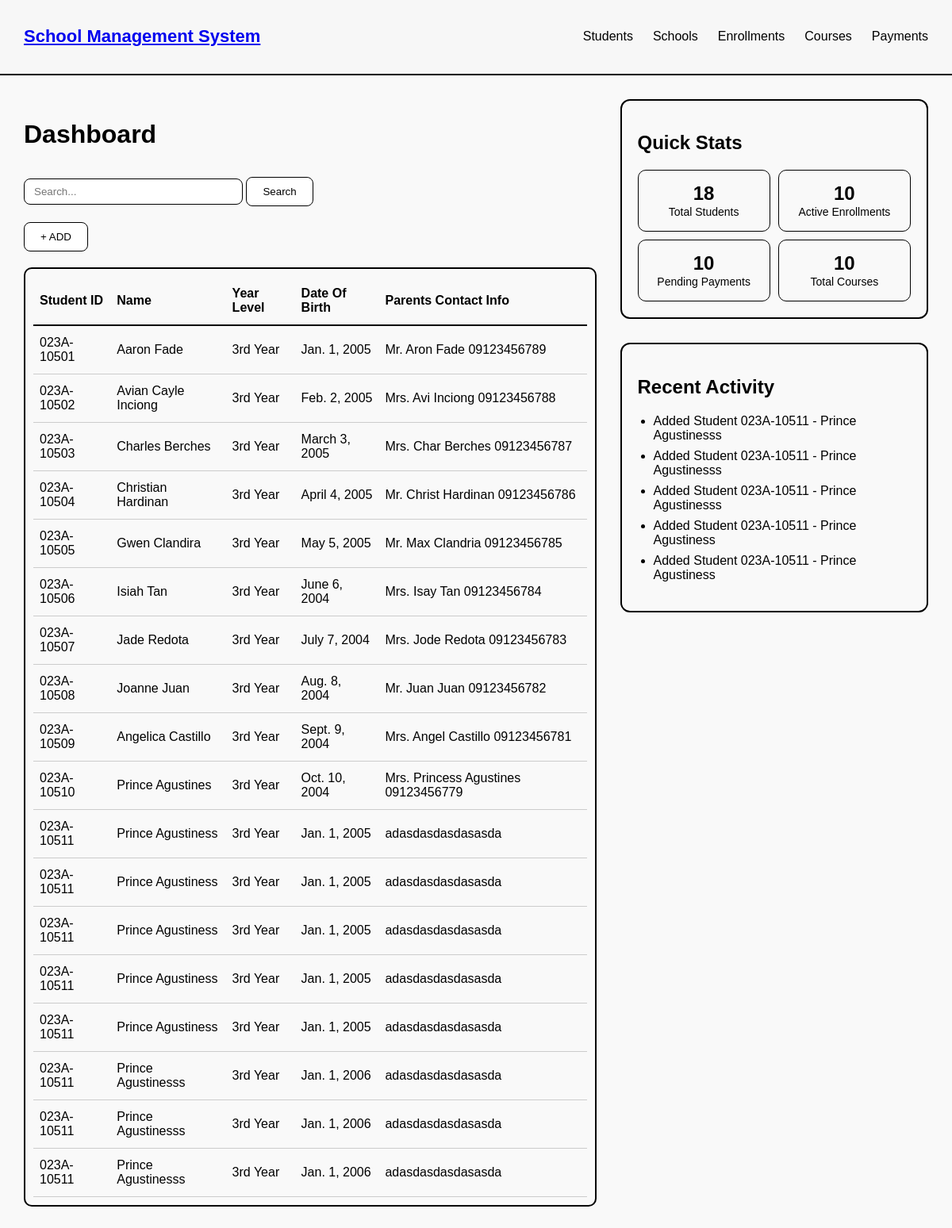
/dashboard/, run on the app's committed database.
### online_enrollment/models.py (models this page shows, shortened)
class Student(models.Model):
    student_ID = models.CharField(max_length=10)
    name = models.CharField(max_length=100)
    year_level = models.CharField(max_length=8)
    date_of_birth = models.DateField()
    parents_contact_info = models.CharField(max_length=100)

### online_enrollment/views.py (the view)
# urls.py: path('dashboard/', views.dashboard, name='dashboard'),
def dashboard(request):
    query = request.GET.get('search', '')  # Get the search query from the request
    if query:
        studInfo = Student.objects.filter(name__icontains=query).values()  # Filter students by name
    else:
        studInfo = Student.objects.all().values()  # Fetch all students if no query
    total_students = Student.objects.count()
    total_enrollments = Enrollment.objects.count()
    total_courses = Course.objects.count()
    total_payments = TuitionPayment.objects.count()
    recent_students = Student.objects.order_by('-id')[:5]
    return render(request, 'dashboard.html', {
        'students': studInfo,
        'total_students': total_students,
        'total_enrollments': total_enrollments,
        'total_courses': total_courses,
        'total_payments': total_payments,
        'recent_students': recent_students,
    })

### online_enrollment/templates/dashboard.html (shortened to what this page needs)
{% load static %}
<!DOCTYPE html>
<html lang="en">
<head>
    <link rel="stylesheet" href="{% static 'dashboardstyle.css' %}">
</head>
<body>
    {% block content %}
    <nav class="navbar">
        <h2 class="logo"><a href="/dashboard">School Management System</h2>
        <ul class="nav-links">
            <li><a href="/student">Students</a></li>
            <li><a href="/school">Schools</a></li>
            <li><a href="/enrollment">Enrollments</a></li>
            <li><a href="/course">Courses</a></li>
            <li><a href="/tuitionPayment">Payments</a></li>
        </ul>
    </nav>
    <div class="container">
        <section class="left-panel">
            <h1>Dashboard</h1>
            <form method="GET" action="{% url 'dashboard' %}">
                <input type="text" name="search" class="search-bar" placeholder="Search..." value="{{ request.GET.search }}">
                <button type="submit" class="add-btn">Search</button>
            </form>
            <button class="add-btn" onclick="window.location.href='{% url 'Studentform' %}'">+ ADD</button>
            <div class="table-box">
                <table>
                    <thead>
                        <tr>
                            <th>Student ID</th>
                            <th>Name</th>
                            <th>Year Level</th>
                            <th>Date Of Birth</th>
                            <th>Parents Contact Info</th>
                        </tr>
                    </thead>
                    <tbody>
                        {% for x in students %}
                        <tr>
                            <td>{{ x.student_ID }}</td>
                            <td>{{ x.name }}</td>
                            <td>{{ x.year_level }}</td>
                            <td>{{ x.date_of_birth }}</td>
                            <td>{{ x.parents_contact_info }}</td>
                        </tr>
                        {% endfor %}
                    </tbody>
                </table>
            </div>
        </section>
        <section class="right-panel">
            <div class="quick-stats">
                <h2>Quick Stats</h2>
                <div class="stats-grid">
                    <div class="stat-box">
                        <span class="number">{{ total_students }}</span>
                        <span class="label">Total Students</span>
                    </div>
                    <div class="stat-box">
                        <span class="number">{{ total_enrollments }}</span>
                        <span class="label">Active Enrollments</span>
                    </div>
                    <div class="stat-box">
                        <span class="number">{{ total_payments }}</span>
                        <span class="label">Pending Payments</span>
                    </div>
                    <div class="stat-box">
                        <span class="number">{{ total_courses }}</span>
                        <span class="label">Total Courses</span>
                    </div>
                </div>
            </div>
            <div class="recent-activity">
                <h2>Recent Activity</h2>
                <ul>
                    {% for student in recent_students %}
                    <li>Added Student {{ student.student_ID }} - {{ student.name }}</li>
                    {% endfor %}
                </ul>
            </div>
        </section>
    </div>
    {% endblock %}
</body>
</html>

### online_enrollment/static/dashboardstyle.css (style rules this page uses)
body { margin: 0; font-family: Arial, sans-serif; background: #f9f9f9; }
.navbar { display: flex; justify-content: space-between; align-items: center; padding: 15px 30px; border-bottom: 2px solid #000; background: #f7f7f7; }
.logo { font-size: 22px; font-weight: bold; }
.nav-links { list-style: none; display: flex; gap: 25px; }
.nav-links li a { text-decoration: none; color: #000; font-weight: 500; }
.container { display: flex; padding: 30px; }
.left-panel { width: 65%; }
h1 { font-size: 32px; }
.search-bar { padding: 8px 12px; width: 250px; margin: 10px 0; border: 1px solid #000; border-radius: 8px; }
.add-btn { padding: 10px 20px; margin-bottom: 20px; background: #fff; border: 1px solid #000; border-radius: 8px; cursor: pointer; }
.table-box { border: 2px solid #000; border-radius: 10px; padding: 10px; overflow-x: auto; }
table { width: 100%; border-collapse: collapse; }
table th, table td { padding: 12px 8px; border-bottom: 1px solid #ccc; text-align: left; }
table th { border-bottom: 2px solid #000; }
.right-panel { width: 35%; padding-left: 30px; }
.quick-stats { border: 2px solid #000; padding: 20px; border-radius: 12px; margin-bottom: 30px; }
.stats-grid { display: grid; grid-template-columns: repeat(2, 1fr); gap: 10px; margin-top: 20px; }
.stat-box { border: 1px solid #000; border-radius: 10px; padding: 15px; text-align: center; }
.stat-box .number { font-size: 24px; font-weight: bold; display: block; }
.stat-box .label { font-size: 14px; }
.recent-activity { border: 2px solid #000; padding: 20px; border-radius: 12px; }
.recent-activity ul { margin-top: 10px; padding-left: 20px; }
.recent-activity li { margin-bottom: 8px; }

### data on the page
Student: student_ID "023A-10501", name "Aaron Fade", year_level "3rd Year", date_of_birth "Jan. 1, 2005", parents_contact_info "Mr. Aron Fade 09123456789"
Student: student_ID "023A-10502", name "Avian Cayle Inciong", year_level "3rd Year", date_of_birth "Feb. 2, 2005", parents_contact_info "Mrs. Avi Inciong 09123456788"
Student: student_ID "023A-10503", name "Charles Berches", year_level "3rd Year", date_of_birth "March 3, 2005", parents_contact_info "Mrs. Char Berches 09123456787"
Student: student_ID "023A-10504", name "Christian Hardinan", year_level "3rd Year", date_of_birth "April 4, 2005", parents_contact_info "Mr. Christ Hardinan 09123456786"
Student: student_ID "023A-10505", name "Gwen Clandira", year_level "3rd Year", date_of_birth "May 5, 2005", parents_contact_info "Mr. Max Clandria 09123456785"
Student: student_ID "023A-10506", name "Isiah Tan", year_level "3rd Year", date_of_birth "June 6, 2004", parents_contact_info "Mrs. Isay Tan 09123456784"
Student: student_ID "023A-10507", name "Jade Redota", year_level "3rd Year", date_of_birth "July 7, 2004", parents_contact_info "Mrs. Jode Redota 09123456783"
Student: student_ID "023A-10508", name "Joanne Juan", year_level "3rd Year", date_of_birth "Aug. 8, 2004", parents_contact_info "Mr. Juan Juan 09123456782"
Student: student_ID "023A-10509", name "Angelica Castillo", year_level "3rd Year", date_of_birth "Sept. 9, 2004", parents_contact_info "Mrs. Angel Castillo 09123456781"
Student: student_ID "023A-10510", name "Prince Agustines", year_level "3rd Year", date_of_birth "Oct. 10, 2004", parents_contact_info "Mrs. Princess Agustines 09123456779"
Student: student_ID "023A-10511", name "Prince Agustiness", year_level "3rd Year", date_of_birth "Jan. 1, 2005", parents_contact_info "adasdasdasdasasda"
Student: student_ID "023A-10511", name "Prince Agustiness", year_level "3rd Year", date_of_birth "Jan. 1, 2005", parents_contact_info "adasdasdasdasasda"
Student: student_ID "023A-10511", name "Prince Agustiness", year_level "3rd Year", date_of_birth "Jan. 1, 2005", parents_contact_info "adasdasdasdasasda"
Student: student_ID "023A-10511", name "Prince Agustiness", year_level "3rd Year", date_of_birth "Jan. 1, 2005", parents_contact_info "adasdasdasdasasda"
Student: student_ID "023A-10511", name "Prince Agustiness", year_level "3rd Year", date_of_birth "Jan. 1, 2005", parents_contact_info "adasdasdasdasasda"
Student: student_ID "023A-10511", name "Prince Agustinesss", year_level "3rd Year", date_of_birth "Jan. 1, 2006", parents_contact_info "adasdasdasdasasda"
Student: student_ID "023A-10511", name "Prince Agustinesss", year_level "3rd Year", date_of_birth "Jan. 1, 2006", parents_contact_info "adasdasdasdasasda"
Student: student_ID "023A-10511", name "Prince Agustinesss", year_level "3rd Year", date_of_birth "Jan. 1, 2006", parents_contact_info "adasdasdasdasasda"

### other printed values
{{ total_students }} "18"
{{ total_enrollments }} "10"
{{ total_payments }} "10"
{{ total_courses }} "10"
